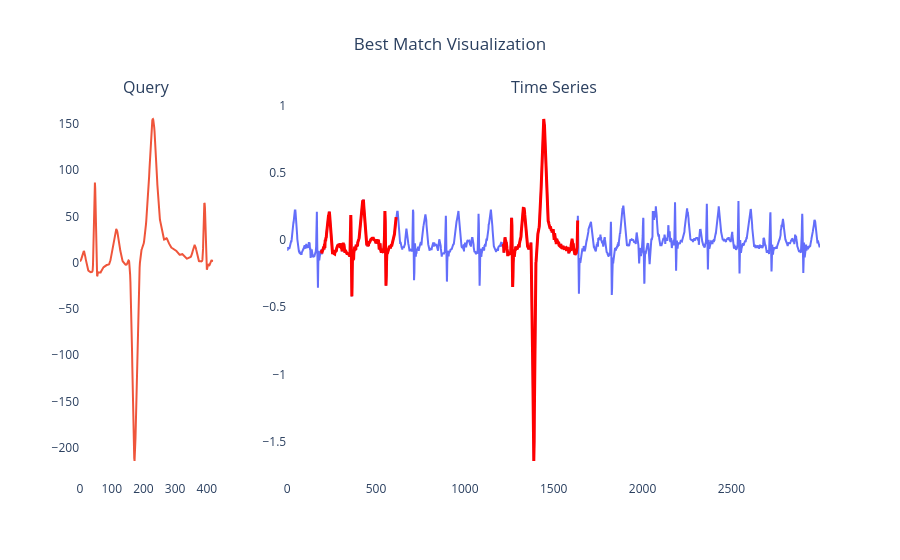

Notebook cell for this chart:
### Markdown cell above
Реализуйте алгоритм грубой силы (brute force), заполнив одноименную функцию в модуле *distance_profile.py* недостающим кодом. Для этого воспользуйтесь псевдокодом алгоритма, который представлен ниже. После того как вычислен профиль расстояния, найдите $topK$ похожих подпоследовательностей на запрос с помощью функции `topK_match()` из *bestmatch.py*. Для исключения попадания тривиальных совпадений зададим $\xi = 0.5$ Далее параметр $\xi$ будем обозначать в коде как $excl\_zone\_frac$, а величину пересечения как $excl\_zone$, $excl\_zone = \lceil excl\_zone\_frac \cdot m \rceil$,

<center><img src="https://github.com/mzym/TimeSeriesCourse/blob/main/practice/02%20Similarity%20search/img/brute_force.png?raw=true" width="400"></center>

### Code cell
topK = 2
excl_zone_frac = 0.5
excl_zone = math.ceil(len(query) * excl_zone_frac)
is_normalize = True

naive_bestmatch_results = {}

distance_profile = brute_force(ts, query, is_normalize=is_normalize)
naive_bestmatch_results = topK_match(distance_profile, topK=topK, excl_zone=excl_zone)

plot_bestmatch_results(ts, query, naive_bestmatch_results)
print("Совпадения:", naive_bestmatch_results)

### Figure 1 — Plotly figure (JSON) as saved in the notebook; plotly's stock layout.template omitted (floating-point values rounded to 4 significant figures; data arrays with more than 128 entries replaced by an {"elided": "..."} marker saying what was removed)
{"data": [{"line": {"color": "#EF553B"}, "type": "scatter", "x": {"elided": "421 int values"}, "xaxis": "x", "y": {"elided": "421 float values"}, "yaxis": "y"}, {"line": {"color": "#636EFA"}, "type": "scatter", "x": {"elided": "3000 int values"}, "xaxis": "x2", "y": {"elided": "3000 float values"}, "yaxis": "y2"}, {"line": {"color": "red", "width": 3}, "name": "Best match", "type": "scatter", "x": {"elided": "421 int values"}, "xaxis": "x2", "y": {"elided": "421 float values"}, "yaxis": "y2"}, {"line": {"color": "red", "width": 3}, "name": "Best match", "type": "scatter", "x": {"elided": "421 int values"}, "xaxis": "x2", "y": {"elided": "421 float values"}, "yaxis": "y2"}], "layout": {"annotations": [{"font": {"size": 16}, "showarrow": false, "text": "Query", "x": 0.09, "xanchor": "center", "xref": "paper", "y": 1, "yanchor": "bottom", "yref": "paper"}, {"font": {"size": 16}, "showarrow": false, "text": "Time Series", "x": 0.64, "xanchor": "center", "xref": "paper", "y": 1, "yanchor": "bottom", "yref": "paper"}], "paper_bgcolor": "rgba(0,0,0,0)", "plot_bgcolor": "rgba(0,0,0,0)", "showlegend": false, "title": {"text": "Best Match Visualization", "x": 0.5}, "xaxis": {"anchor": "y", "domain": [0, 0.18]}, "xaxis2": {"anchor": "y2", "domain": [0.28, 1]}, "yaxis": {"anchor": "x", "domain": [0, 1]}, "yaxis2": {"anchor": "x2", "domain": [0, 1]}}}
